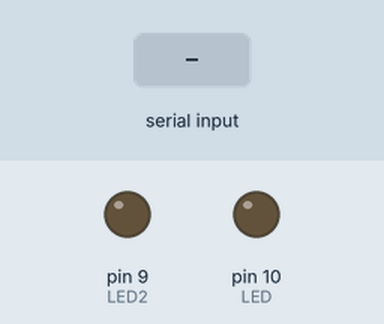
Simulated run of this sketch. Board: Arduino Uno, built with avr-gcc and run on an emulated ATmega328P. On the bench: output pins drawn as LEDs (lit = HIGH). The inputs (shaded band) are chosen by the test bench.

Above: at 1.2 s.
1.3 s: "a" received over Serial
At 1.6 s:
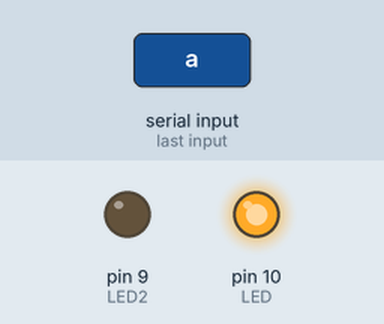
2.8 s: "c" received over Serial
At 3.9 s:
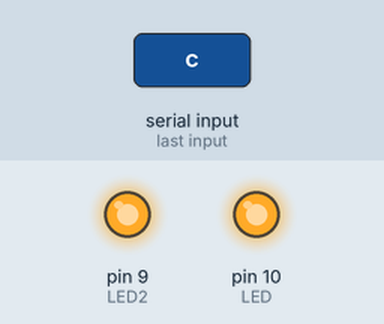
4.3 s: "b" received over Serial
At 5.1 s:
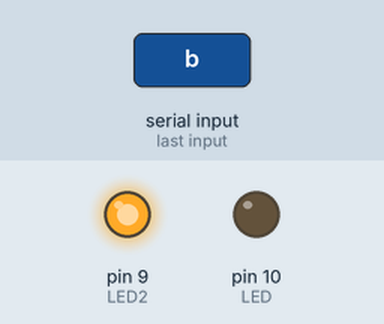
5.8 s: "d" received over Serial
At 6.2 s:
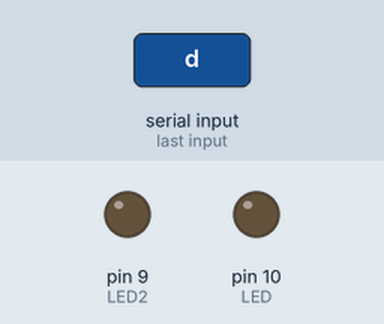
Timing chart, 0 to 8.3 s (numbered marks = the images above; inputs shaded):
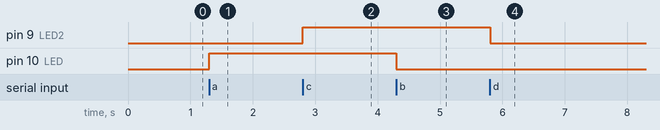

The sketch:

Switch.ino
```cpp
int LED = 10;
int LED2 = 9;

boolean ledStatus = false;
char leituraSerial;

void setup() {
  Serial.begin(9600); //Inicia serial
  pinMode(LED, OUTPUT); //led como saida
  pinMode(LED2, OUTPUT); //led como saida
}

void loop() {
  //Se chegar dado da serial, avaliamos e comandamos.
  if(Serial.available() > 0){
    leituraSerial = (char) Serial.read();

    switch(leituraSerial){
      case 'a':
      digitalWrite(LED,HIGH);
      ledStatus = true;
      break;

      case 'b':
      digitalWrite(LED,LOW);
      ledStatus = false;
      break;

      case 'c':
      digitalWrite(LED2,HIGH);
      ledStatus = true;
      break;

      case 'd':
      digitalWrite(LED2,LOW);
      ledStatus = false;
      break;

    }
  }
 }
```

Measured:
- after the input at 1.3 s, pin 10 (LED): LOW → HIGH at once
- after the input at 2.8 s, pin 9 (LED2): LOW → HIGH at once
- after the input at 4.3 s, pin 10 (LED): HIGH → LOW at once
- after the input at 5.8 s, pin 9 (LED2): HIGH → LOW at once
